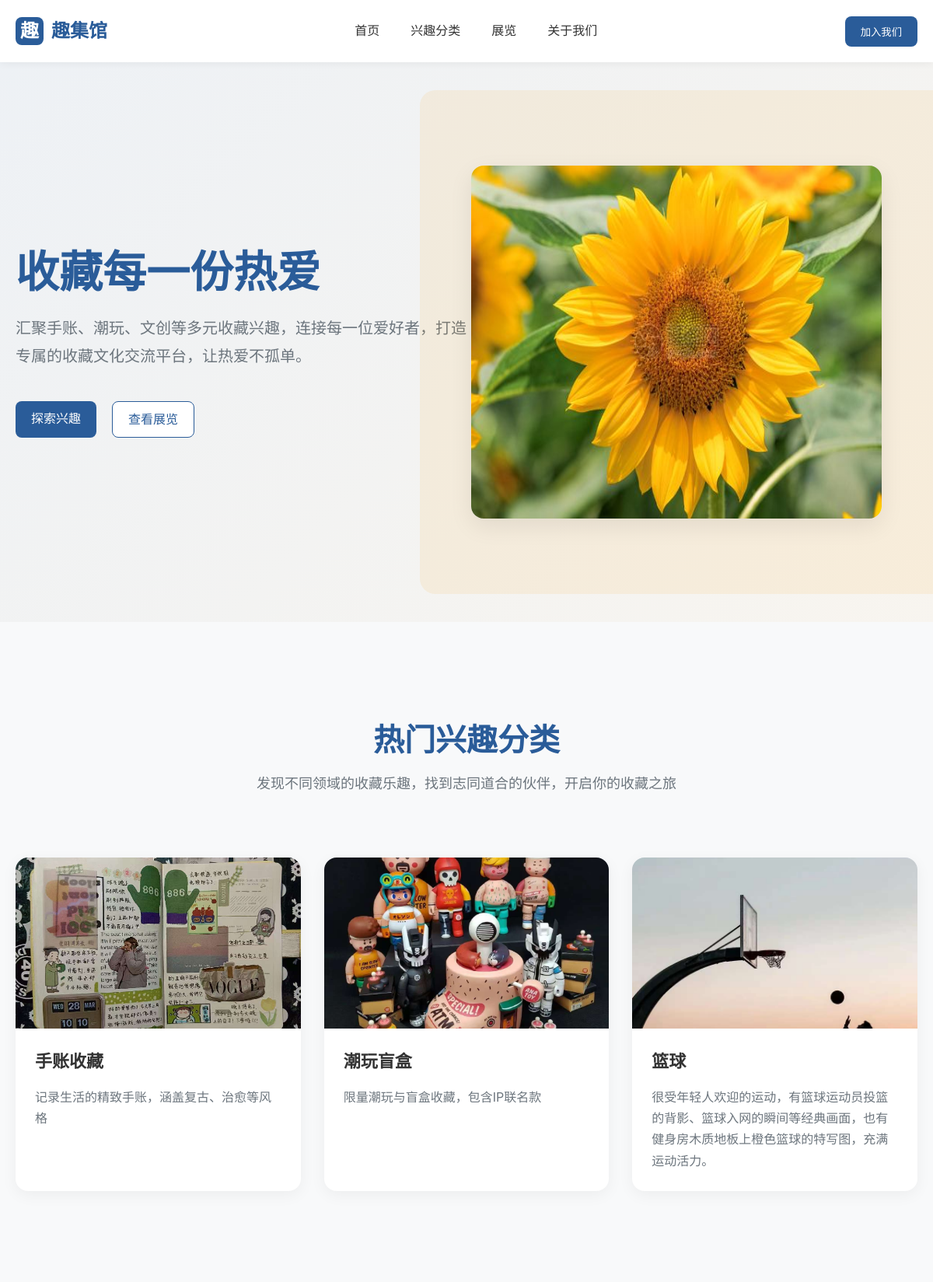
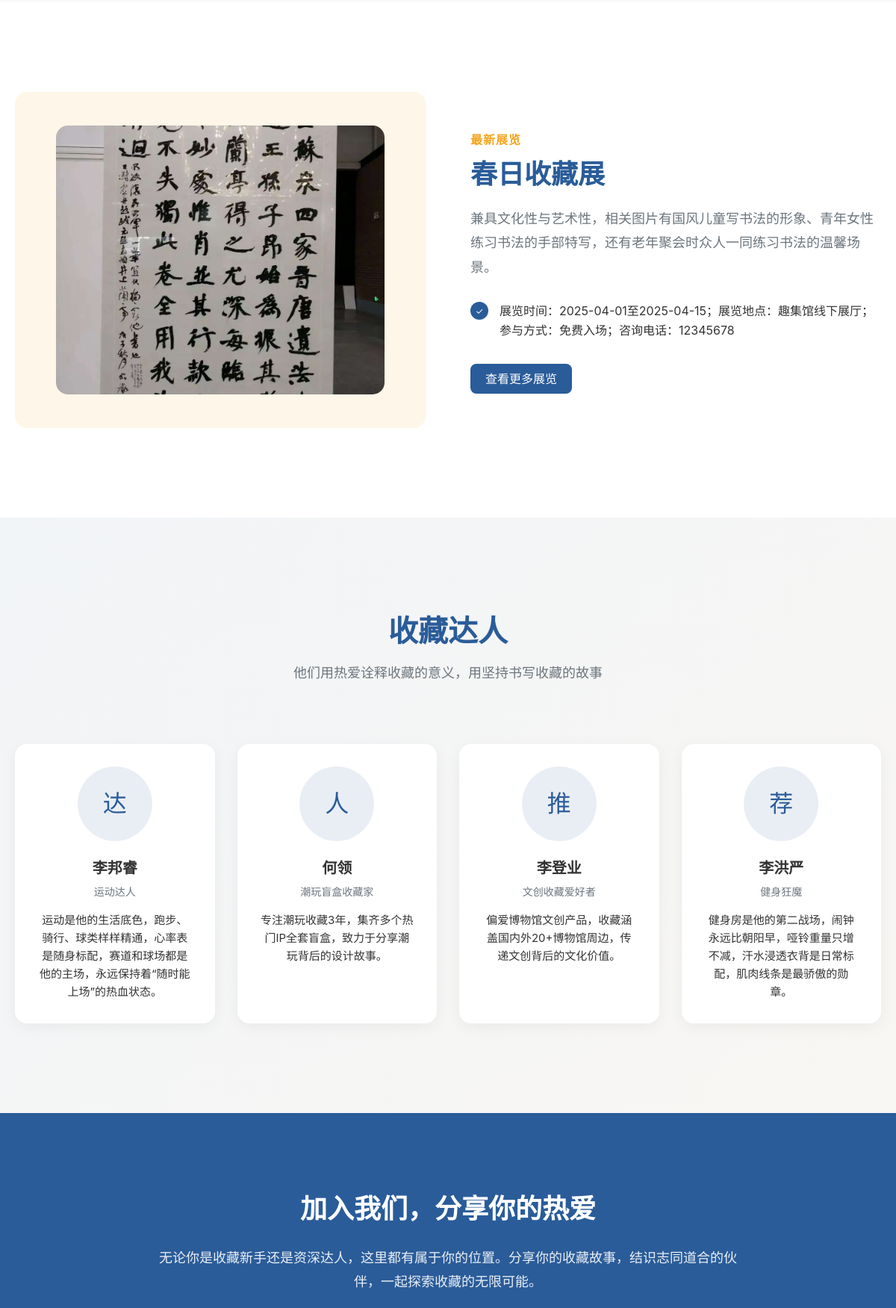
The page / (upper part) on the database its author committed (2 pictures, top to bottom).
### tables this page shows
CREATE TABLE hobby
                 (id INTEGER PRIMARY KEY AUTOINCREMENT, 
                  title TEXT NOT NULL, 
                  desc TEXT NOT NULL);

CREATE TABLE exhibition
                 (id INTEGER PRIMARY KEY AUTOINCREMENT, 
                  title TEXT NOT NULL, 
                  content TEXT NOT NULL, 
                  list TEXT NOT NULL, 
                  create_time TIMESTAMP DEFAULT CURRENT_TIMESTAMP);

### app.py (the view)
@app.route('/')
def index():
    conn = sqlite3.connect('qujiguan.db')
    c = conn.cursor()
    c.execute("SELECT * FROM hobby")
    hobbies = c.fetchall()
    c.execute("SELECT * FROM exhibition LIMIT 1")
    exhibition = c.fetchone() or (0, '暂无展览', '暂无展览信息', '暂无关键信息')
    conn.close()
    return render_template('index.html', hobbies=hobbies, exhibition=exhibition)

### templates/index.html (shortened to what this page needs)
<!DOCTYPE html>
<html lang="zh-CN">
<head>
    <link rel="stylesheet" href="/static/css/style.css">
</head>
<body>
    <div class="header">
        <div class="container nav">
            <div class="logo">
                <div class="logo-icon">趣</div>趣集馆
            </div>
            <ul class="nav-list">
                <li class="nav-item"><a href=" ">首页</a ></li>
                <li class="nav-item"><a href="/hobby">兴趣分类</a ></li>
                <li class="nav-item"><a href="/exhibition">展览</a ></li>
                <li class="nav-item"><a href="#">关于我们</a ></li>
            </ul>
            <button class="btn btn-primary">加入我们</button>
        </div>
    </div>
    <div class="hero">
        <div class="container">
            <div class="hero-content">
                <h1 class="hero-title">收藏每一份热爱</h1>
                <p class="hero-subtitle">汇聚手账、潮玩、文创等多元收藏兴趣，连接每一位爱好者，打造专属的收藏文化交流平台，让热爱不孤单。</p >
                <div class="hero-btn-group">
                    <a href="/hobby" class="btn btn-primary">探索兴趣</a >
                    <a href="/exhibition" class="btn btn-secondary">查看展览</a >
                </div>
            </div>
        </div>
        <div class="hero-img">
            <div class="img-placeholder">
                <img src="/static/images/hero.jpg" alt="收藏主题图" style="width: 100%; height: 100%; border-radius: 16px;">
            </div>
        </div>
    </div>
    <div class="section">
        <div class="container">
            <h2 class="section-title">热门兴趣分类</h2>
            <p class="section-desc">发现不同领域的收藏乐趣，找到志同道合的伙伴，开启你的收藏之旅</p >
            <div class="hobby-grid">
                {% for hobby in hobbies %}
                <div class="hobby-card">
                    <div class="hobby-img">
                        <img src="/static/images/hobby{{ hobby[0] }}.jpg" alt="{{ hobby[1] }}">
                    </div>
                    <div class="hobby-card-content">
                        <h3 class="hobby-card-title">{{ hobby[1] }}</h3>
                        <p class="hobby-card-desc">{{ hobby[2] }}</p >
                    </div>
                </div>
                {% endfor %}
            </div>
        </div>
    </div>
    <div class="section exhibition">
        <div class="container">
            <div class="exhibition-container">
                <div class="exhibition-img">
                    <img src="/static/images/exhibition{{ exhibition[0] }}.jpg" alt="{{ exhibition[1] }}" style="width: 80%; height: 80%; object-fit: cover; border-radius: 16px;">
                </div>
                <div class="exhibition-content">
                    <div class="exhibition-subtitle">最新展览</div>
                    <h3 class="exhibition-title">{{ exhibition[1] }}</h3>
                    <p class="exhibition-desc">{{ exhibition[2] }}</p >
                    <ul class="exhibition-list">
                        {% for item in exhibition[3].split(';') %}
                        <li><span class="list-icon">✓</span>{{ item }}</li>
                        {% endfor %}
                    </ul>
                    <a href="/exhibition" class="btn btn-primary">查看更多展览</a >
                </div>
            </div>
        </div>
    </div>
    <div class="section contributor">
        <div class="container">
            <h2 class="section-title">收藏达人</h2>
            <p class="section-desc">他们用热爱诠释收藏的意义，用坚持书写收藏的故事</p >
            <div class="contributor-grid">
                <div class="contributor-card">
                    <div class="contributor-avatar">达</div>
                    <h3 class="contributor-name">李邦睿</h3>
                    <p class="contributor-hobby">运动达人</p >
                    <p class="contributor-desc">运动是他的生活底色，跑步、骑行、球类样样精通，心率表是随身标配，赛道和球场都是他的主场，永远保持着“随时能上场”的热血状态。</p >
                </div>
                <div class="contributor-card">
                    <div class="contributor-avatar">人</div>
                    <h3 class="contributor-name">何领</h3>
                    <p class="contributor-hobby">潮玩盲盒收藏家</p >
                    <p class="contributor-desc">专注潮玩收藏3年，集齐多个热门IP全套盲盒，致力于分享潮玩背后的设计故事。</p >
                </div>
                <div class="contributor-card">
                    <div class="contributor-avatar">推</div>
                    <h3 class="contributor-name">李登业</h3>
                    <p class="contributor-hobby">文创收藏爱好者</p >
                    <p class="contributor-desc">偏爱博物馆文创产品，收藏涵盖国内外20+博物馆周边，传递文创背后的文化价值。</p >
                </div>
                <div class="contributor-card">
                    <div class="contributor-avatar">荐</div>
                    <h3 class="contributor-name">李洪严</h3>
                    <p class="contributor-hobby">健身狂魔</p >
                    <p class="contributor-desc">健身房是他的第二战场，闹钟永远比朝阳早，哑铃重量只增不减，汗水浸透衣背是日常标配，肌肉线条是最骄傲的勋章。</p >
                </div>
            </div>
        </div>
    </div>
    <div class="join">
        <div class="container">
            <h2 class="join-title">加入我们，分享你的热爱</h2>
            <p class="join-desc">无论你是收藏新手还是资深达人，这里都有属于你的位置。分享你的收藏故事，结识志同道合的伙伴，一起探索收藏的无限可能。</p >
        </div>
    </div>
</body>
</html>

### rows shown on the page
hobby: shows a picture, title "手账收藏", desc "记录生活的精致手账，涵盖复古、治愈等风格"
hobby: shows a picture, title "潮玩盲盒", desc "限量潮玩与盲盒收藏，包含IP联名款"
hobby: shows a picture, title "篮球", desc "很受年轻人欢迎的运动，有篮球运动员投篮的背影、篮球入网的瞬间等经典画面，也有健身房木质地板上橙色篮球的特写图，充满运动活力。"
exhibition: title "春日收藏展", content "兼具文化性与艺术性，相关图片有国风儿童写书法的形象、青年女性练习书法的手部特写，还有老年聚会时众人一同练习书法的温馨场景。", list "展览时间：2025-04-01至2025-04-15；展览地点：趣集馆线下展厅；参与方式：免费入场；咨询电话：12345678"
